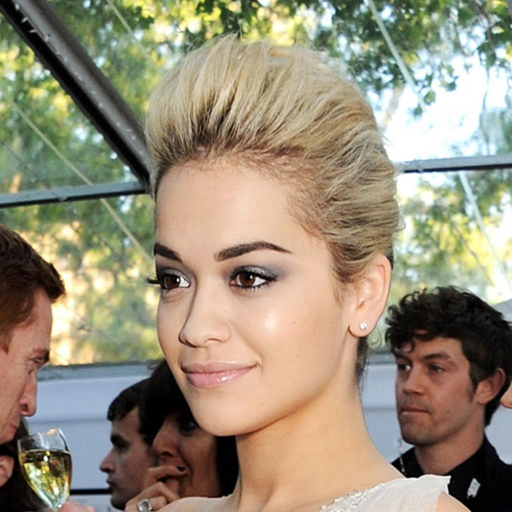
#> input picture images/test.jpg, 1024 x 1024 px (shown at 1/2 size)
$ python -i heatmap_tools.py   (imports and definitions only)   (older library calls are emulated)
#> lines starting #> are read from the running program, lines starting #| are printed output that depends on the picture; after the words box and inside, x2 and y2 are one past the last pixel; in counts of white or black regions, pixels touching at a corner belong together
import cv2
import math
import torch
import numpy as np
from PIL import Image, ImageDraw, ImageFont


# [116 lines left out: functions calc_gaussian_2d, draw_heatmap, minmax_norm, gaussian2D, gen_gaussian_target, gaussian_radius, not called in this run]


def heatmap2quad(src, mode=0, ori_img=None):
    """
    Performs a marker-based image segmentation using the watershed algorithm.
    :param src: 8-bit 1-channel image.
    :return: 32-bit single-channel image (map) of markers.
    """
    gray = src.copy()
    gray = np.uint8(np.clip(gray, 0, 1) * 255)

    if mode == 0:
        _, thresh = cv2.threshold(gray, 0, 255, cv2.THRESH_BINARY + cv2.THRESH_OTSU)
    else:
        _, thresh = cv2.threshold(gray, 0.2 * 255, 255, cv2.THRESH_BINARY)

    # noise removal
    kernel = np.ones((3, 3), np.uint8)
    opening = cv2.morphologyEx(thresh, cv2.MORPH_OPEN, kernel, iterations=2)

    # sure background area
    if mode == 0:
        sure_bg = cv2.dilate(opening, kernel, iterations=3)
    else:
        sure_bg = opening

    # Finding sure foreground area
    if mode == 0:
        dist_transform = cv2.distanceTransform(opening, cv2.DIST_L2, 5)
        _, sure_fg = cv2.threshold(dist_transform, 0.2 * dist_transform.max(), 255, cv2.THRESH_BINARY)
    else:
        _, sure_fg = cv2.threshold(gray, 0.6 * 255, 255, cv2.THRESH_BINARY)

    # Finding unknown region
    # sure_bg = np.uint8(sure_bg)
    sure_fg = np.uint8(sure_fg)
    # cv2.imshow('sure_fg', sure_fg)
    unknown = cv2.subtract(sure_bg, sure_fg)

    # Marker label
    lingret, marker_map = cv2.connectedComponents(sure_fg)
    # Add one to all labels so that sure background is not 0, but 1
    marker_map = marker_map + 1

    # Now, mark the region of unknown with zero
    marker_map[unknown == 255] = 0

    # marker_map = cv2.watershed(img, marker_map)

    boxes = []
    marker_count = np.max(marker_map)
    for marker_number in range(2, marker_count + 1):
        # [10 lines of commented-out code are left out]
        marker_cnt = np.swapaxes(np.array(np.where(marker_map == marker_number)), axis1=0, axis2=1)[:, ::-1]
        rect = cv2.minAreaRect(marker_cnt)
        box = cv2.boxPoints(rect)
        box = np.int0(box)

        # box = np.array(box)
        boxes.append(box)

    if ori_img is not None:
        img = cv2.cvtColor(gray, cv2.COLOR_GRAY2BGR)

        vis_img = img.copy()
        vis_img = np.vstack([vis_img, cv2.cvtColor(thresh, cv2.COLOR_GRAY2BGR)])

        vis_img = np.vstack([vis_img, cv2.cvtColor(sure_bg, cv2.COLOR_GRAY2BGR)])
        vis_img = np.vstack([vis_img, cv2.cvtColor(sure_fg, cv2.COLOR_GRAY2BGR)])
        vis_img = np.vstack([vis_img, cv2.cvtColor(unknown, cv2.COLOR_GRAY2BGR)])

        color_markers = np.uint8(marker_map + 1)
        color_markers = color_markers / (color_markers.max() / 255)
        color_markers = np.uint8(color_markers)
        color_markers = cv2.applyColorMap(color_markers, cv2.COLORMAP_JET)
        vis_img = np.vstack([vis_img, color_markers])

        tmp = ori_img.copy()
        tmp[marker_map == -1] = [255, 255, 0]
        vis_img = np.vstack([vis_img, tmp])

        tmp = ori_img.copy()
        for box in boxes:
            xmin, ymin, xmax, ymax = box
            # cv2.rectangle(tmp, (xmin, ymin), (xmax, ymax), color=(255, 255, 0), thickness=2)
            cv2.polylines(tmp, [box[:, np.newaxis, :].astype(np.int)], isClosed=True, color=(255, 255, 0), thickness=2)
        vis_img = np.vstack([vis_img, tmp])
        cv2.imshow("image", vis_img)
        cv2.waitKey()
    return np.array(boxes, dtype=np.float32)

>>> import cv2
>>> picture = cv2.imread('../../images/test.jpg', cv2.IMREAD_GRAYSCALE)
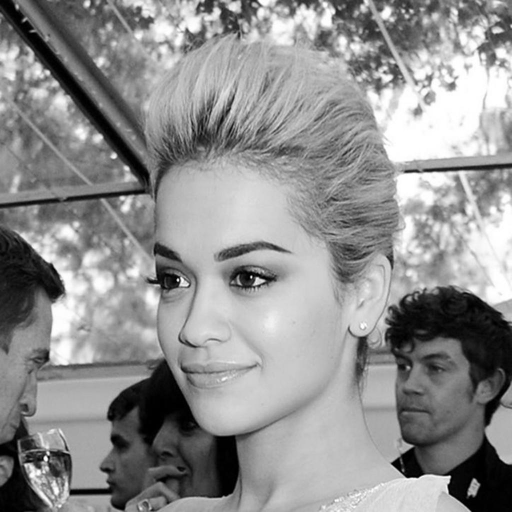
#> picture: shape (1024, 1024) (shown at 1/2 size); min 0, max 255, mean 143.4
>>> result = heatmap2quad(picture)
#> in heatmap2quad, `gray = np.uint8(np.clip(gray, 0, 1) * 255)`:
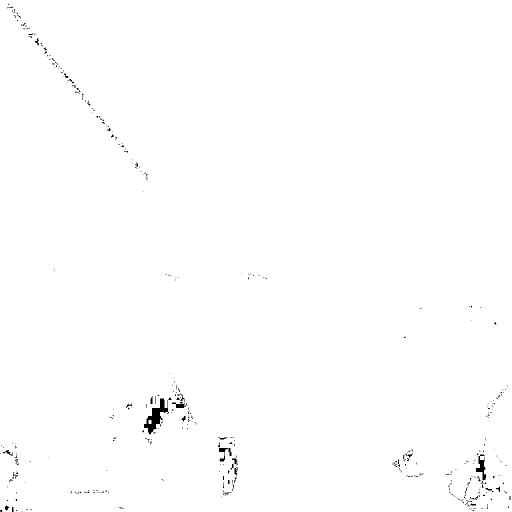
#> gray: shape (1024, 1024) (shown at 1/2 size); 99.5% white; 417 black regions (382 under 20 px), largest, box (x1, y1, x2, y2) and area: (288, 797, 338, 869) 1286, (952, 909, 973, 961) 448, (438, 896, 456, 923) 187
#> in heatmap2quad, `opening = cv2.morphologyEx(thresh, cv2.MORPH_OPEN, kernel, iterations=2)`: opening: shape (1024, 1024); 99.3% white; 192 black regions (133 under 20 px), largest, box (x1, y1, x2, y2) and area: (288, 797, 344, 869) 1382, (949, 907, 973, 976) 601, (344, 784, 375, 816) 430
#> in heatmap2quad, `sure_bg = cv2.dilate(opening, kernel, iterations=3)`: sure_bg: shape (1024, 1024); 99.9% white; 10 black regions (6 under 20 px), largest, box (x1, y1, x2, y2) and area: (291, 800, 333, 863) 522, (355, 799, 368, 813) 59, (955, 923, 966, 941) 59, (357, 792, 363, 797) 26
#> in heatmap2quad, `dist_transform = cv2.distanceTransform(opening, cv2.DIST_L2, 5)`:
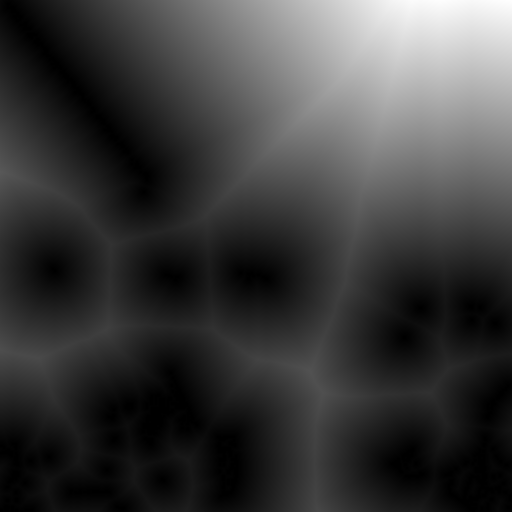
#> dist_transform: shape (1024, 1024) float32 (shown at 1/2 size); min 0, max 626.4, mean 146.8; drawn with min black and max white
#> in heatmap2quad, `_, sure_fg = cv2.threshold(dist_transform, 0.2 * dist_transform.max(),..`:
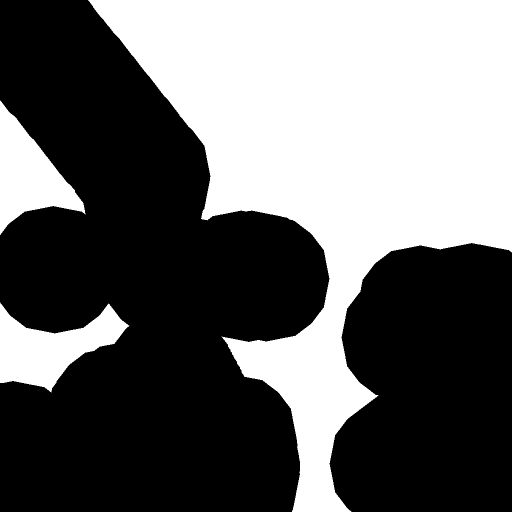
#> sure_fg: shape (1024, 1024) float32 (shown at 1/2 size); 40.8% white; 3 white regions, box (x1, y1, x2, y2) and area: (176, 0, 1024, 1024) 384178, (0, 605, 259, 785) 22451, (0, 201, 171, 470) 20817
#> in heatmap2quad, `lingret, marker_map = cv2.connectedComponents(sure_fg)`:
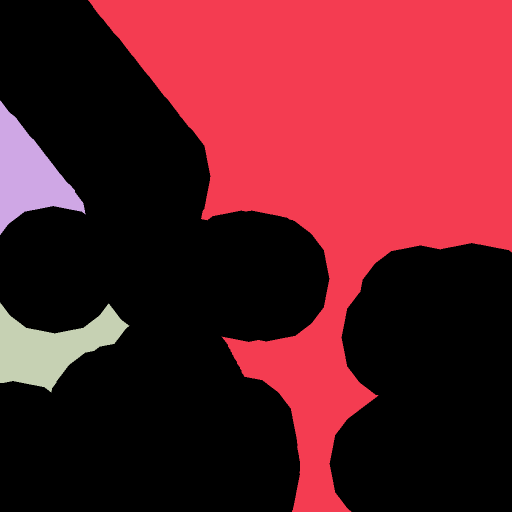
#> marker_map: shape (1024, 1024) int32 (shown at 1/2 size); 4 distinct labels, from 0 to 3; one colour per label, 0 black
#> in heatmap2quad, `lingret, marker_map = cv2.connectedComponents(sure_fg)`: lingret = 4
#> in heatmap2quad, `marker_map = marker_map + 1`:
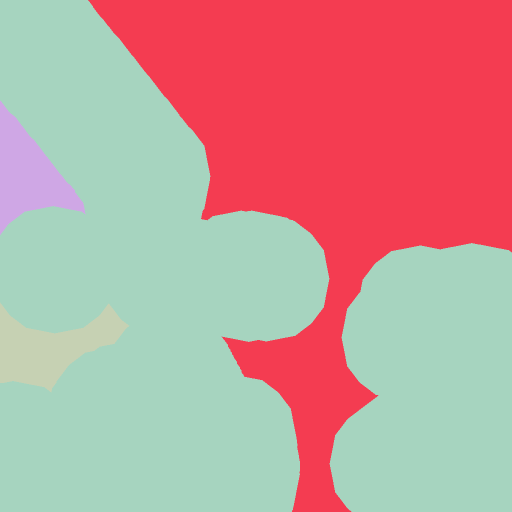
#> marker_map: shape (1024, 1024) int32 (shown at 1/2 size); 4 distinct labels, from 1 to 4; one colour per label, 0 black
#> in heatmap2quad, `marker_map[unknown == 255] = 0`:
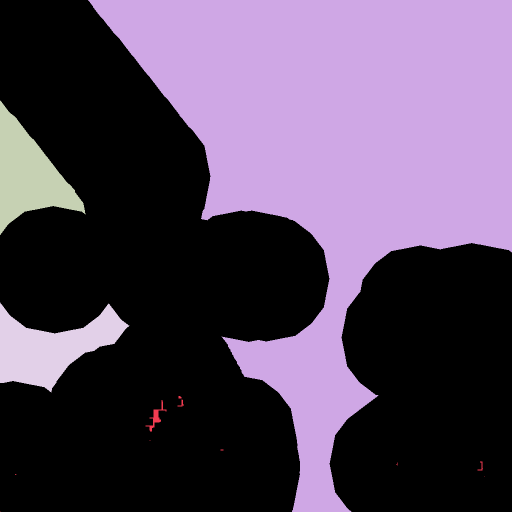
#> marker_map: shape (1024, 1024) int32 (shown at 1/2 size); 5 distinct labels, from 0 to 4; one colour per label, 0 black
#> the loop in heatmap2quad, `for marker_number in range(2, marker_count + 1):` made 3 passes
#> (rect, box) on passes 1 to 3: (((599.5, 511.5), (1023, 847), -90), [[1023, 1023], [176, 1023], [176, 0], [1023, 0]]), (((85, 335), (268, 170), -90), [[170, 469], [0, 469], [0, 201], [170, 201]]), (((128.4, 695.2), (178.1, 258.4), -89.47), [[256, 785], [-1, 783], [0, 604], [258, 607]])
#> after the loop in heatmap2quad, `for marker_number in range(2, marker_count + 1):`: boxes = [[[1023, 1023], [176, 1023], [176, 0], [1023, 0]], [[170, 469], [0, 469], [0, 201], [170, 201]], [[256, 785], [-1, 783], [0, 604], [258, 607]]]
